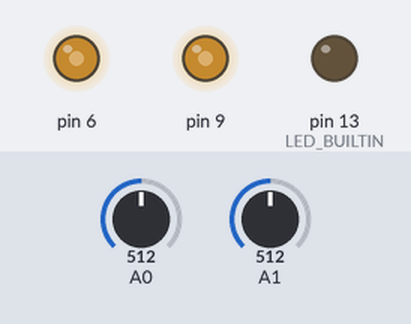
Simulated run of this sketch. Board: Arduino Uno, built with avr-gcc and run on an emulated ATmega328P. On the bench: output pins drawn as LEDs (lit = HIGH). Inputs (shaded band) come from the test bench; at power-on: A0 = 512, A1 = 512.

Above: at 1.2 s.
1.3 s: A0 set to 716
At 2.5 s:
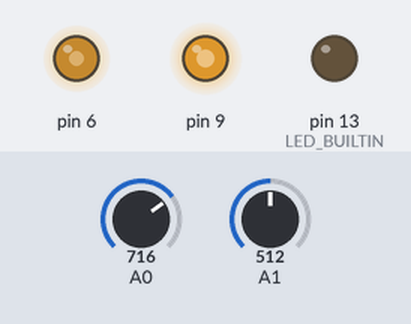
2.8 s: A1 set to 716
At 3.6 s:
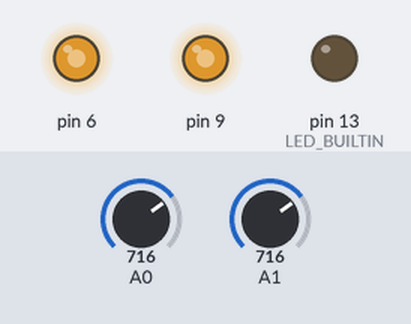
4.3 s: A0 set to 900
At 4.8 s:
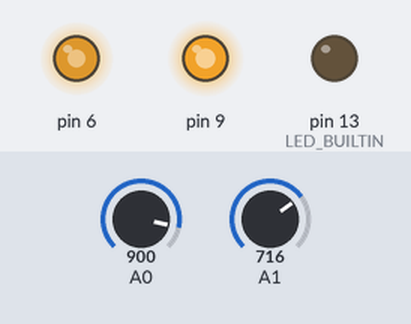
5.8 s: A1 set to 900
At 7.0 s:
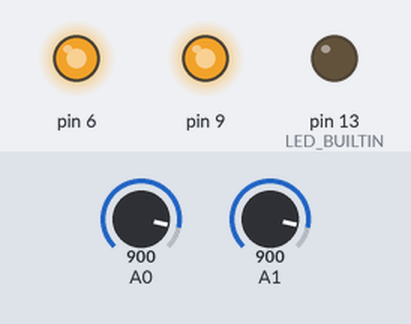
7.3 s: A0 set to 511
At 8.2 s:
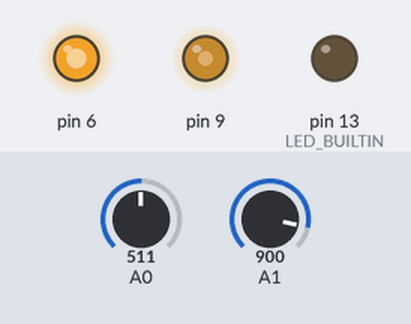
8.8 s: A1 set to 122
At 9.4 s:
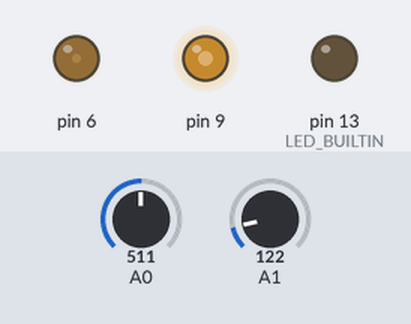
Timing chart, 0 to 11.3 s (numbered marks = the images above; inputs shaded):
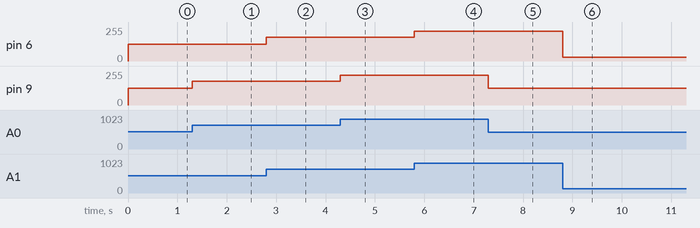

The sketch:

Part1.ino
```cpp
void setup()
{
  pinMode(LED_BUILTIN, OUTPUT);
  pinMode(9, OUTPUT);
  pinMode(A0, INPUT);
  pinMode(6, OUTPUT);
  pinMode(A1, INPUT);
}

void loop()
{
  //controls potentiometer
  int pot_in = analogRead(A0);
  int pot_to_LED = map(pot_in, 0, 1023, 0, 255);
  analogWrite(9, pot_to_LED);

  //controls pressure sensor
  int press_in = analogRead(A1);
  int press_to_LED = map(press_in, 0, 1023, 0, 255);
  analogWrite(6, press_to_LED);
}
```

Measured:
- after the input at 1.3 s, pin 9: 127/255 → 178/255 at once
- after the input at 2.8 s, pin 6: 127/255 → 178/255 at once
- after the input at 4.3 s, pin 9: 178/255 → 224/255 at once
- after the input at 5.8 s, pin 6: 178/255 → 224/255 at once
- after the input at 7.3 s, pin 9: 224/255 → 127/255 at once
- after the input at 8.8 s, pin 6: 224/255 → 30/255 at once
